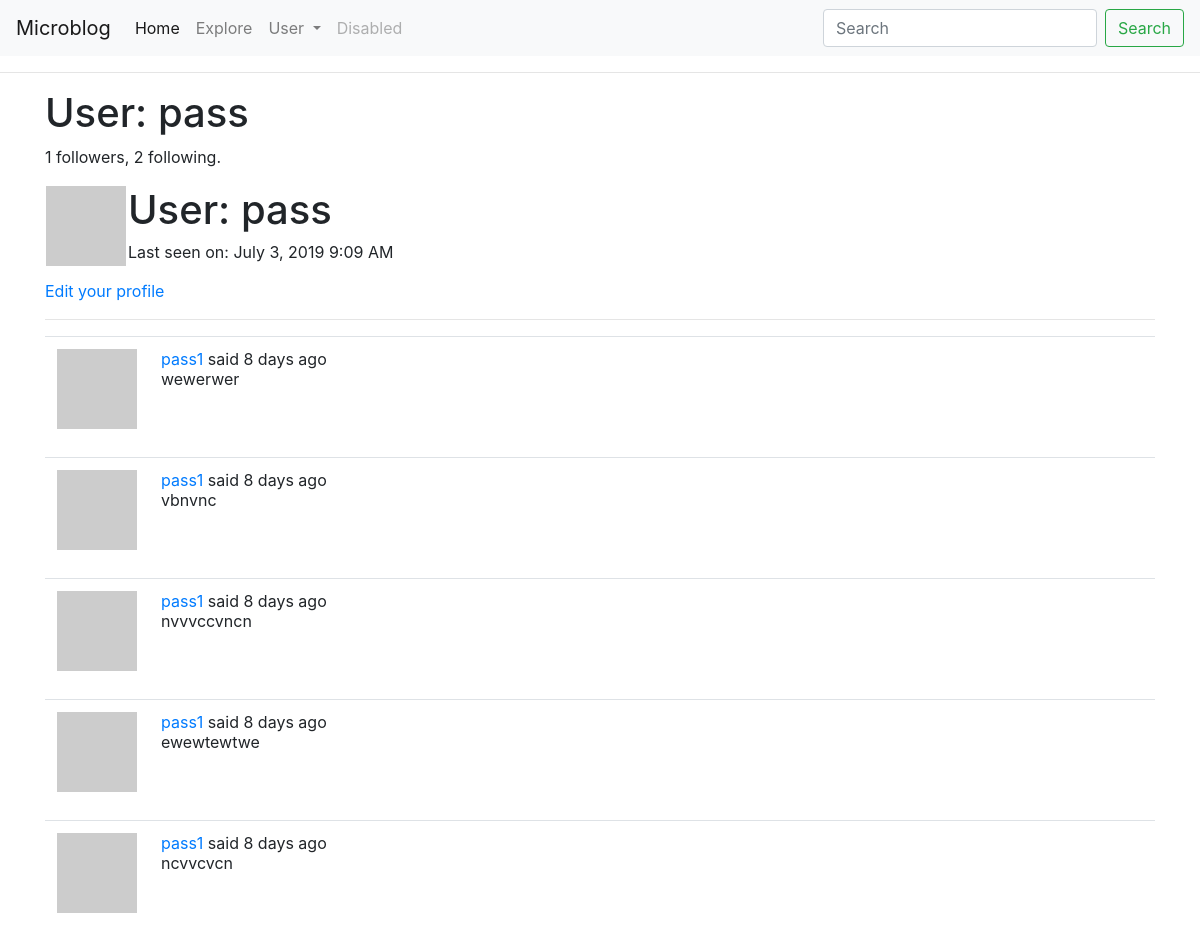
Page /user/pass (signed in, upper part) on the earlier database version.
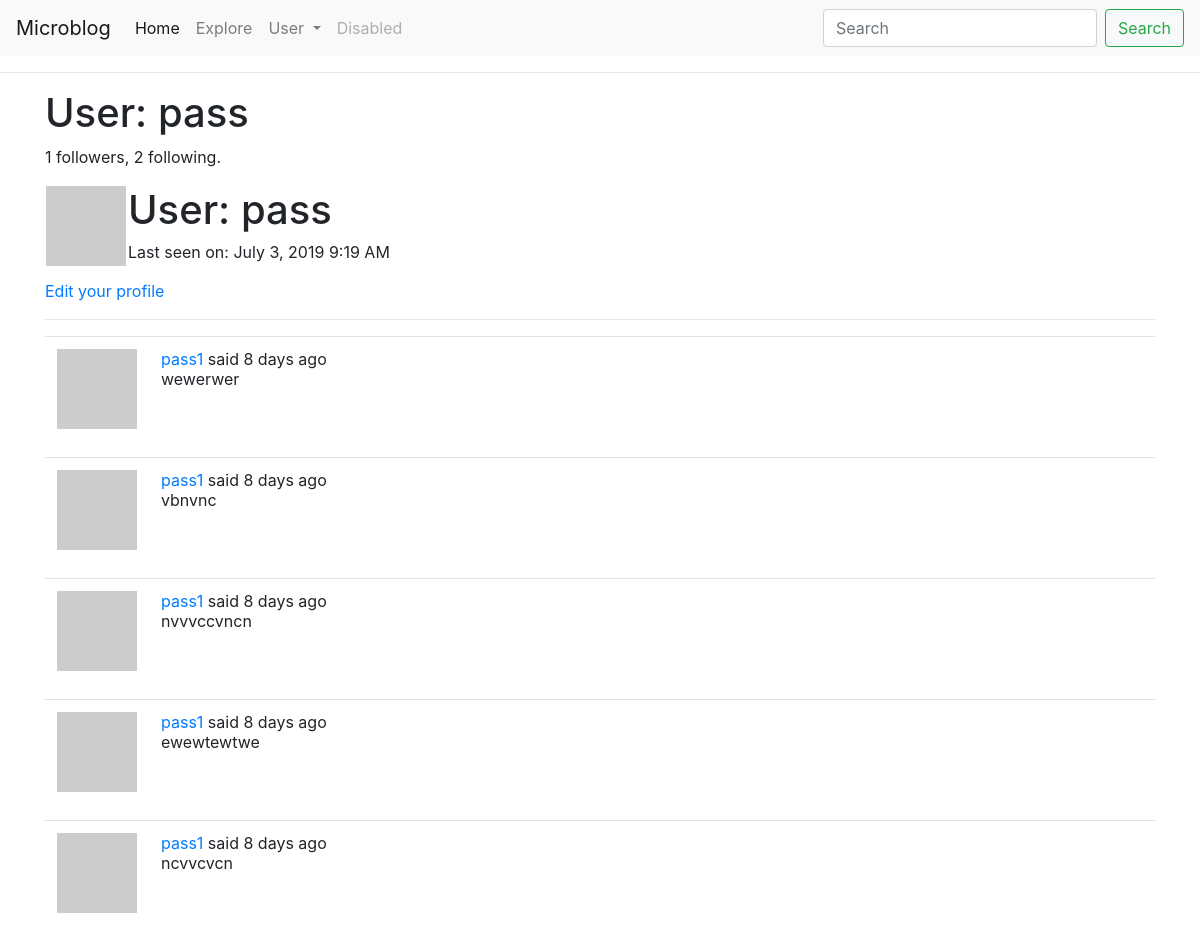
Same page on the later database version.
### app/models.py (models this page shows, shortened)
class User(UserMixin, db.Model):
    id = db.Column(db.Integer, primary_key=True)
    username = db.Column(db.String(64), index=True, unique=True)
    email = db.Column(db.String(120), index=True, unique=True)
    password_hash = db.Column(db.String(128))
    about_me = db.Column(db.String(140))
    last_seen = db.Column(db.DateTime, default=datetime.utcnow)
    posts = db.relationship("Post", backref="author", lazy="dynamic")
    followed = db.relationship(
        'User', secondary=followers,
        primaryjoin=(followers.c.follower_id == id),
        secondaryjoin=(followers.c.followed_id == id),
        backref=db.backref('followers', lazy='dynamic'), lazy='dynamic')
    def avatar(self, size):
        digest = md5(self.email.lower().encode('utf-8')).hexdigest()
        return "https://www.gravatar.com/avatar/{}?d=identicon&s={}".format(digest, size)
    def followed_posts(self):
        followed = Post.query.join(
            followers, (followers.c.followed_id == Post.user_id)).filter(
                followers.c.follower_id == self.id)
        own = Post.query.filter_by(user_id=self.id)
        return followed.union(own).order_by(Post.timestamp.desc())

### app/routes.py (the view)
@app.route('/user/<username>', methods=['POST', 'GET'])
@login_required
def user(username):
    user = User.query.filter_by(username=username).first_or_404()
    page = request.args.get('page', 1, type=int)
    posts = current_user.followed_posts().paginate(page, app.config["POSTS_PER_PAGE"], False)
    next_url = url_for("user", username=user.username, page=posts.next_num) if posts.has_next else None
    prev_url = url_for("user", username=user.username, page=posts.prev_num) if posts.has_prev else None
    return render_template("user.html", user=user, posts=posts.items, next_url=next_url, prev_url=prev_url)

### app/models.py (called while the page is built)
@login.user_loader
def load_user(id):
    return User.query.get(int(id))

### app/routes.py (called while the page is built)
@app.before_request
def before_request():
    if current_user.is_authenticated:
        current_user.last_seen = datetime.utcnow()
        db.session.commit()

### app/templates/user.html (shortened to what this page needs)
{% extends "base.html" %}
{% block content %}
	<h1>User: {{ user.username }}</h1>
	<table>
		<tr valign="top">
			<td><img src="{{user.avatar(128)}}" ></td>
			<td> <h1>User: {{ user.username }} </h1>
			{% if user.last_seen %} <p> Last seen on: {{ moment(user.last_seen).format('LLL') }}</p>{% endif %}
			</td>
			<p>{{ user.followers.count() }} followers, {{ user.followed.count() }} following.</p>
		</tr>
	</table>
	{% if user == current_user %}
		<p><a href="{{ url_for('edit_profile') }}">Edit your profile</a></p>
		{% elif not current_user.is_following(user) %}
		<p><a href="{{ url_for('follow', username=user.username) }}">Follow</a></p>
		{% else %}
		<p><a href="{{ url_for('unfollow', username=user.username) }}">Unfollow</a></p>
	{% endif %}
	<hr>
	{% for post in posts %}
		{% include '_post.html' %}
	{% endfor %}
{% endblock %}

Differences in the rows shown:
changed User "pass": last_seen "July 3, 2019 9:09 AM" → "July 3, 2019 9:19 AM"
